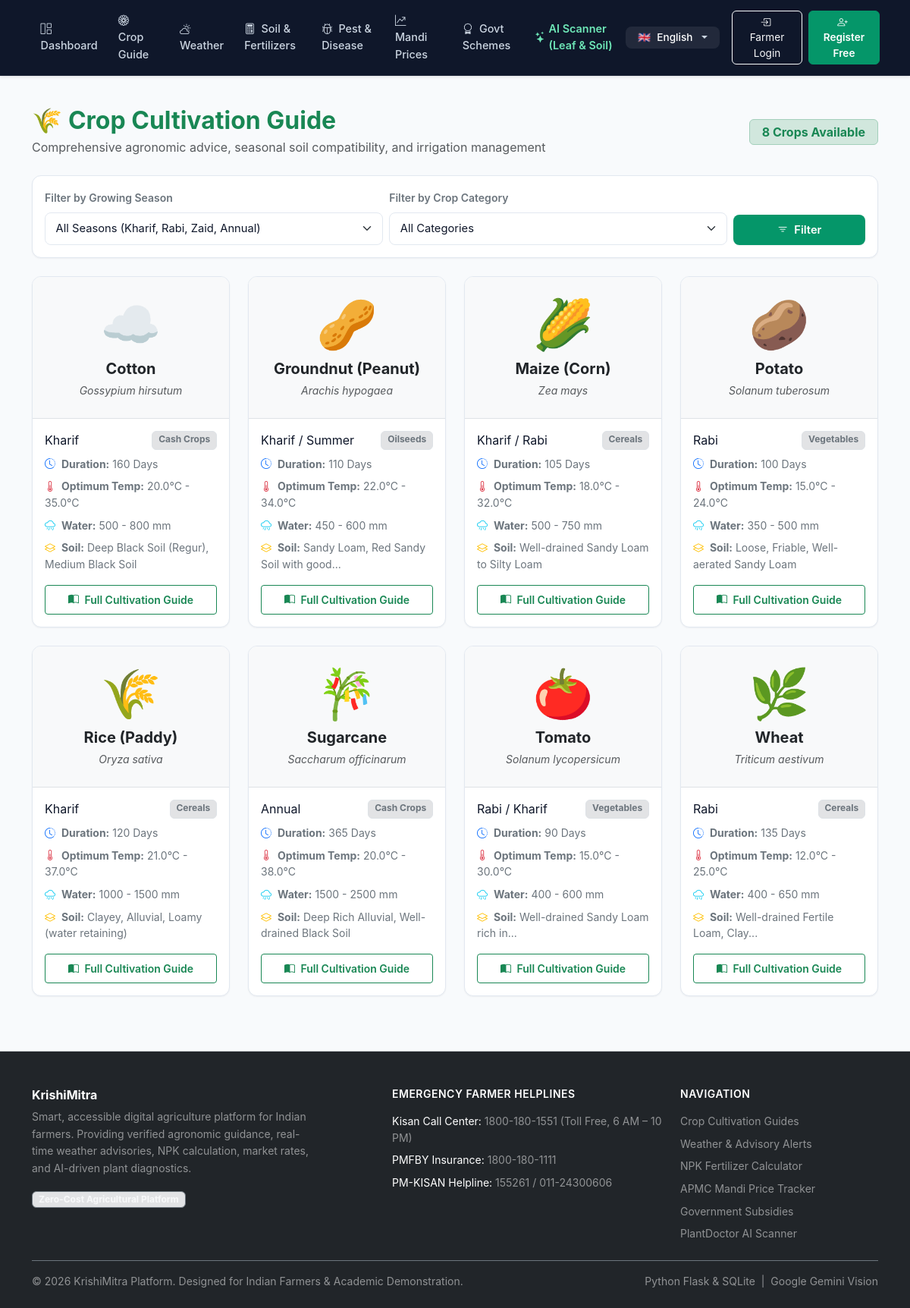
The app's page /crops/ with its own data.
### tables this page shows
CREATE TABLE crops (
    id INTEGER PRIMARY KEY AUTOINCREMENT,
    name TEXT NOT NULL,
    scientific_name TEXT,
    category TEXT NOT NULL,        -- Cereals, Pulses, Cash Crops, Oilseeds, Vegetables
    season TEXT NOT NULL,          -- Kharif, Rabi, Zaid
    suitable_soil TEXT NOT NULL,
    min_temp REAL NOT NULL,
    max_temp REAL NOT NULL,
    rainfall_mm TEXT NOT NULL,
    duration_days INTEGER NOT NULL,
    sowing_guide TEXT NOT NULL,
    irrigation_guide TEXT NOT NULL,
    fertilizer_guide TEXT NOT NULL,
    harvesting_guide TEXT NOT NULL,
    icon TEXT DEFAULT '🌾'
);

### app/routes/crops.py (the view)
@crops_bp.route('/')
def index():
    db = get_db()
    season = request.args.get('season', '').strip()
    category = request.args.get('category', '').strip()
    query = "SELECT * FROM crops WHERE 1=1"
    params = []
    if season:
        query += " AND season LIKE ?"
        params.append(f"%{season}%")
    if category:
        query += " AND category = ?"
        params.append(category)
    query += " ORDER BY name ASC"
    crops = db.execute(query, params).fetchall()
    return render_template('crops/index.html', crops=crops, selected_season=season, selected_category=category)

### app/database/db.py (called while the page is built, shortened)
def get_db():
    if 'db' not in g:
        db_url = current_app.config.get('DATABASE_URL') or os.environ.get('DATABASE_URL')
        db_path = current_app.config.get('DATABASE', 'krishimitra.db')
        conn = sqlite3.connect(db_path)
        conn.row_factory = sqlite3.Row
        g.db = conn
        g.db_backend = 'sqlite'
    return g.db

### app/translations/languages.py (called while the page is built)
def get_translation(key: str, lang: str = 'en') -> str:
    if not lang or lang not in SUPPORTED_LANGUAGES:
        lang = 'en'
    entry = TRANSLATIONS.get(key)
    if not entry:
        return key
    return entry.get(lang, entry.get('en', key))

### app/templates/crops/index.html (shortened to what this page needs)
{% extends "base.html" %}
{% block content %}
<div class="container py-4">
  <div class="d-flex flex-column flex-md-row justify-content-between align-items-md-center mb-4 gap-2">
    <div>
      <h2 class="fw-bold text-success mb-1">
        <span class="me-2">🌾</span>Crop Cultivation Guide
      </h2>
      <p class="text-muted mb-0">Comprehensive agronomic advice, seasonal soil compatibility, and irrigation management</p>
    </div>
    <span class="badge bg-success-subtle text-success border border-success-subtle px-3 py-2 fs-6">
      {{ crops|length }} Crops Available
    </span>
  </div>
  <div class="farm-card p-3 mb-4">
    <form method="GET" action="{{ url_for('crops.index') }}" class="row g-2 align-items-end">
      <div class="col-md-5">
        <label for="seasonSelect" class="form-label fw-semibold small text-secondary">Filter by Growing Season</label>
        <select class="form-select" id="seasonSelect" name="season">
          <option value="">All Seasons (Kharif, Rabi, Zaid, Annual)</option>
        </select>
      </div>
      <div class="col-md-5">
        <label for="categorySelect" class="form-label fw-semibold small text-secondary">Filter by Crop Category</label>
        <select class="form-select" id="categorySelect" name="category">
          <option value="">All Categories</option>
        </select>
      </div>
      <div class="col-md-2 d-flex gap-2">
        <button type="submit" class="btn btn-agri w-100 py-2">
          <i class="bi bi-filter me-1"></i> Filter
        </button>
      </div>
    </form>
  </div>
  {% if crops %}
    <div class="row g-4">
      {% for crop in crops %}
      <div class="col-md-6 col-lg-4 col-xl-3">
        <div class="farm-card h-100 d-flex flex-column">
          <div class="p-4 text-center bg-light border-bottom">
            <div class="display-3 mb-2">{{ crop['icon'] }}</div>
            <h5 class="fw-bold text-dark mb-1">{{ crop['name'] }}</h5>
            <small class="text-muted fst-italic">{{ crop['scientific_name'] }}</small>
          </div>
          <div class="p-3 flex-grow-1 d-flex flex-column justify-content-between">
            <div class="mb-3">
              <div class="d-flex justify-content-between mb-2">
                <span class="badge-crop">{{ crop['season'] }}</span>
                <span class="badge bg-secondary-subtle text-secondary border">{{ crop['category'] }}</span>
              </div>
              <div class="small text-secondary mb-2">
                <i class="bi bi-clock-history me-1 text-primary"></i> <strong>Duration:</strong> {{ crop['duration_days'] }} Days
              </div>
              <div class="small text-secondary mb-2">
                <i class="bi bi-thermometer-half me-1 text-danger"></i> <strong>Optimum Temp:</strong> {{ crop['min_temp'] }}°C - {{ crop['max_temp'] }}°C
              </div>
              <div class="small text-secondary mb-2">
                <i class="bi bi-cloud-rain me-1 text-info"></i> <strong>Water:</strong> {{ crop['rainfall_mm'] }}
              </div>
              <div class="small text-secondary">
                <i class="bi bi-layers me-1 text-warning"></i> <strong>Soil:</strong> {{ crop['suitable_soil']|truncate(40) }}
              </div>
            </div>
            <a href="{{ url_for('crops.detail', crop_id=crop['id']) }}" class="btn btn-outline-success btn-sm w-100 py-2 fw-semibold">
              <i class="bi bi-book-half me-1"></i> Full Cultivation Guide
            </a>
          </div>
        </div>
      </div>
      {% endfor %}
    </div>
  {% endif %}
</div>
{% endblock %}

### app/static/css/style.css (style rules this page uses)
body { top: 0px !important; }
:root { --primary-green: #059669; --primary-dark: #047857; --primary-light: #10b981; --primary-subtle: #ecfdf5; --primary-border: #a7f3d0; --bg-app: #f8fafc; --surface-card: #ffffff; --surface-muted: #f1f5f9; --text-main: #0f172a; --text-secondary: #475569; --text-muted: #94a3b8; --border-light: #e2e8f0; --border-focus: #059669; --accent-amber: #d97706; --accent-amber-subtle: #fffbeb; --accent-red: #dc2626; --accent-blue: #2563eb; --shadow-sm: 0 1px 2px 0 rgb(15 23 42 / 0.05); --shadow-md: 0 4px 6px -1px rgb(15 23 42 / 0.07), 0 2px 4px -2px rgb(15 23 42 / 0.05); --shadow-lg: 0 10px 15px -3px rgb(15 23 42 / 0.08), 0 4px 6px -4px rgb(15 23 42 / 0.04); }
body { font-family: -apple-system, BlinkMacSystemFont, "Plus Jakarta Sans", "Inter", "Segoe UI", Roboto, sans-serif; background-color: var(--bg-app); color: var(--text-main); min-height: 100vh; display: flex; flex-direction: column; line-height: 1.55; -webkit-font-smoothing: antialiased; }
.farm-card { background: var(--surface-card); border: 1px solid var(--border-light); border-radius: 12px; box-shadow: var(--shadow-sm); transition: border-color 0.2s ease, box-shadow 0.2s ease; overflow: hidden; }
.btn-agri { background-color: var(--primary-green); color: #ffffff; font-weight: 600; font-size: 0.92rem; border: 1px solid transparent; border-radius: 8px; padding: 0.55rem 1.25rem; transition: all 0.15s ease-in-out; box-shadow: var(--shadow-sm); }
.form-control, .form-select { border: 1px solid var(--border-light); border-radius: 8px; padding: 0.6rem 0.85rem; font-size: 0.92rem; color: var(--text-main); background-color: #ffffff; transition: border-color 0.15s ease, box-shadow 0.15s ease; }

### records on screen
crops: icon "☁️", name "Cotton", scientific_name "Gossypium hirsutum", season "Kharif", category "Cash Crops", duration_days "160", min_temp "20.0", max_temp "35.0", rainfall_mm "500 - 800 mm", suitable_soil "Deep Black Soil (Regur), Medium Black Soil"
crops: icon "🥜", name "Groundnut (Peanut)", scientific_name "Arachis hypogaea", season "Kharif / Summer", category "Oilseeds", duration_days "110", min_temp "22.0", max_temp "34.0", rainfall_mm "450 - 600 mm", suitable_soil "Sandy Loam, Red Sandy Soil with good..."
crops: icon "🌽", name "Maize (Corn)", scientific_name "Zea mays", season "Kharif / Rabi", category "Cereals", duration_days "105", min_temp "18.0", max_temp "32.0", rainfall_mm "500 - 750 mm", suitable_soil "Well-drained Sandy Loam to Silty Loam"
crops: icon "🥔", name "Potato", scientific_name "Solanum tuberosum", season "Rabi", category "Vegetables", duration_days "100", min_temp "15.0", max_temp "24.0", rainfall_mm "350 - 500 mm", suitable_soil "Loose, Friable, Well-aerated Sandy Loam"
crops: icon "🌾", name "Rice (Paddy)", scientific_name "Oryza sativa", season "Kharif", category "Cereals", duration_days "120", min_temp "21.0", max_temp "37.0", rainfall_mm "1000 - 1500 mm", suitable_soil "Clayey, Alluvial, Loamy (water retaining)"
crops: icon "🎋", name "Sugarcane", scientific_name "Saccharum officinarum", season "Annual", category "Cash Crops", duration_days "365", min_temp "20.0", max_temp "38.0", rainfall_mm "1500 - 2500 mm", suitable_soil "Deep Rich Alluvial, Well-drained Black Soil"
crops: icon "🍅", name "Tomato", scientific_name "Solanum lycopersicum", season "Rabi / Kharif", category "Vegetables", duration_days "90", min_temp "15.0", max_temp "30.0", rainfall_mm "400 - 600 mm", suitable_soil "Well-drained Sandy Loam rich in..."
crops: icon "🌿", name "Wheat", scientific_name "Triticum aestivum", season "Rabi", category "Cereals", duration_days "135", min_temp "12.0", max_temp "25.0", rainfall_mm "400 - 650 mm", suitable_soil "Well-drained Fertile Loam, Clay..."

### other values on screen
{{ t('nav_dashboard') }} "Dashboard"
{{ t('nav_crops') }} "Crop Guide"
{{ t('nav_weather') }} "Weather"
{{ t('nav_soil') }} "Soil & Fertilizers"
{{ t('nav_diseases') }} "Pest & Disease"
{{ t('nav_market') }} "Mandi Prices"
{{ t('nav_schemes') }} "Govt Schemes"
{{ t('nav_plantdoctor') }} "AI Scanner (Leaf & Soil)"
{{ t('nav_login') }} "Farmer Login"
{{ t('nav_register') }} "Register Free"
{{ crops|length }} "8"
